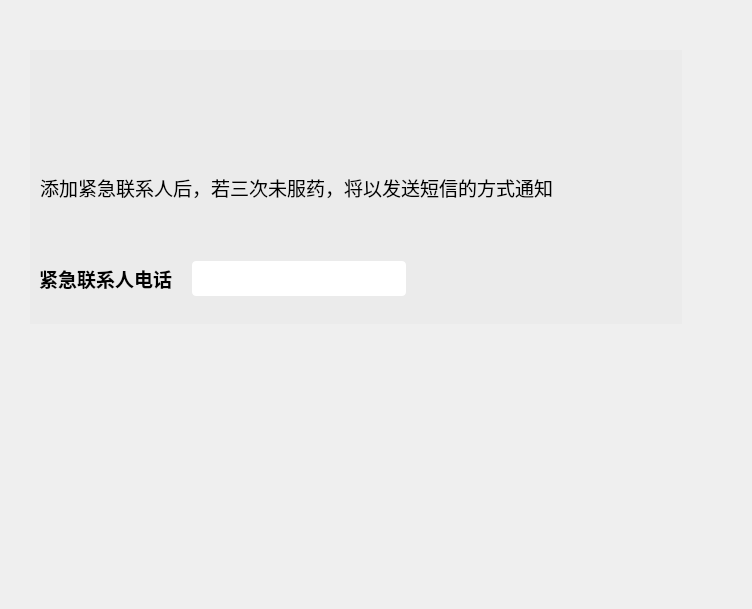
<?xml version="1.0" encoding="UTF-8"?>
<ui version="4.0">
 <class>emergency_page</class>
 <widget class="QWidget" name="emergency_page">
  <property name="geometry">
   <rect>
    <x>0</x>
    <y>0</y>
    <width>752</width>
    <height>609</height>
   </rect>
  </property>
  <property name="windowTitle">
   <string>Form</string>
  </property>
  <property name="styleSheet">
   <string notr="true"/>
  </property>
  <layout class="QVBoxLayout" name="verticalLayout" stretch="1,1,1,3">
   <property name="spacing">
    <number>0</number>
   </property>
   <property name="leftMargin">
    <number>30</number>
   </property>
   <property name="topMargin">
    <number>50</number>
   </property>
   <property name="rightMargin">
    <number>70</number>
   </property>
   <item>
    <widget class="QWidget" name="widget" native="true">
     <property name="styleSheet">
      <string notr="true">QWidget#widget
{
	background-color: rgb(235, 235, 235);
}
</string>
     </property>
     <layout class="QHBoxLayout" name="horizontalLayout" stretch="1,6">
      <item>
       <widget class="SwitchButton" name="widget_3" native="true">
        <property name="maximumSize">
         <size>
          <width>100</width>
          <height>45</height>
         </size>
        </property>
       </widget>
      </item>
      <item>
       <spacer name="horizontalSpacer">
        <property name="orientation">
         <enum>Qt::Horizontal</enum>
        </property>
        <property name="sizeHint" stdset="0">
         <size>
          <width>542</width>
          <height>20</height>
         </size>
        </property>
       </spacer>
      </item>
     </layout>
    </widget>
   </item>
   <item>
    <widget class="QLabel" name="label">
     <property name="font">
      <font>
       <family>微软雅黑</family>
       <pointsize>14</pointsize>
      </font>
     </property>
     <property name="styleSheet">
      <string notr="true">
	background-color: rgb(235, 235, 235);
</string>
     </property>
     <property name="text">
      <string>添加紧急联系人后，若三次未服药，将以发送短信的方式通知</string>
     </property>
     <property name="indent">
      <number>10</number>
     </property>
    </widget>
   </item>
   <item>
    <widget class="QWidget" name="widget_2" native="true">
     <property name="styleSheet">
      <string notr="true">QWidget#widget_2
{
	background-color: rgb(235, 235, 235);
}
</string>
     </property>
     <layout class="QHBoxLayout" name="horizontalLayout_2" stretch="1,4,5">
      <property name="spacing">
       <number>20</number>
      </property>
      <item>
       <widget class="QLabel" name="label_2">
        <property name="font">
         <font>
          <family>微软雅黑</family>
          <pointsize>14</pointsize>
          <bold>true</bold>
         </font>
        </property>
        <property name="text">
         <string>紧急联系人电话</string>
        </property>
       </widget>
      </item>
      <item>
       <widget class="QLineEdit" name="phone_num">
        <property name="sizePolicy">
         <sizepolicy hsizetype="Expanding" vsizetype="Fixed">
          <horstretch>0</horstretch>
          <verstretch>0</verstretch>
         </sizepolicy>
        </property>
        <property name="font">
         <font>
          <family>微软雅黑</family>
          <pointsize>14</pointsize>
         </font>
        </property>
        <property name="styleSheet">
         <string notr="true">border-radius: 4px;
padding: 3px</string>
        </property>
        <property name="text">
         <string/>
        </property>
       </widget>
      </item>
      <item>
       <spacer name="horizontalSpacer_2">
        <property name="orientation">
         <enum>Qt::Horizontal</enum>
        </property>
        <property name="sizeHint" stdset="0">
         <size>
          <width>40</width>
          <height>20</height>
         </size>
        </property>
       </spacer>
      </item>
     </layout>
    </widget>
   </item>
   <item>
    <spacer name="verticalSpacer">
     <property name="orientation">
      <enum>Qt::Vertical</enum>
     </property>
     <property name="sizeHint" stdset="0">
      <size>
       <width>20</width>
       <height>268</height>
      </size>
     </property>
    </spacer>
   </item>
  </layout>
 </widget>
 <customwidgets>
  <customwidget>
   <class>SwitchButton</class>
   <extends>QWidget</extends>
   <header location="global">switchcontrol.h</header>
   <container>1</container>
  </customwidget>
 </customwidgets>
 <resources/>
 <connections/>
</ui>
